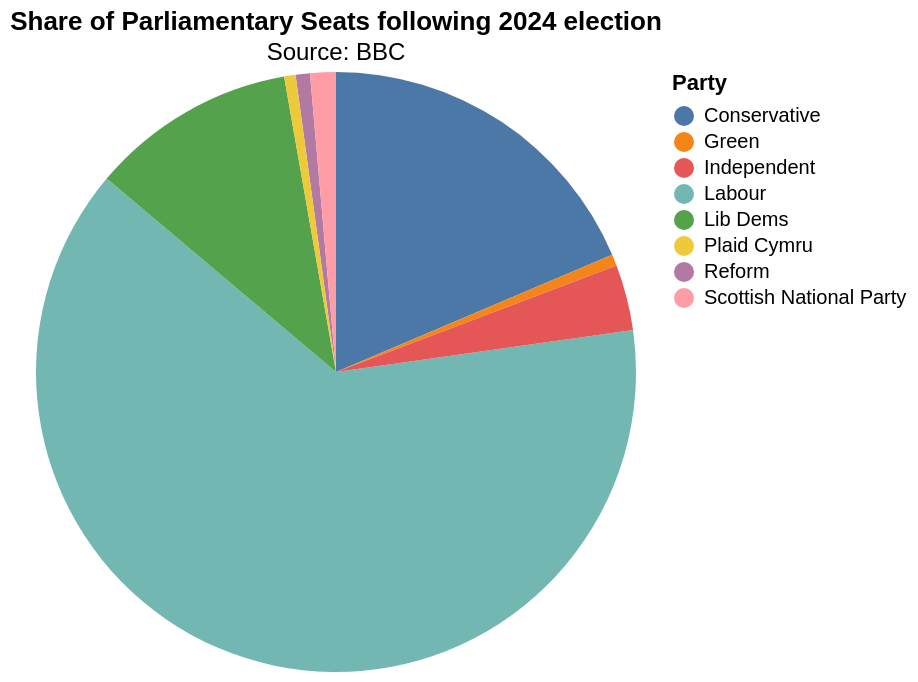

Describe this chart as a Vega-Lite specification.
### Vega-Lite specification from a JSON file in a GitHub repository (floating-point values rounded to 4 significant figures)
{"$schema": "https://vega.github.io/schema/vega-lite/v5.json", "description": "Pie Chart with percentage_tooltip", "data": {"values": [{"Party": "Labour", "value": 412}, {"Party": "Conservative", "value": 121}, {"Party": "Lib Dems", "value": 72}, {"Party": "Reform", "value": 5}, {"Party": "Scottish National Party", "value": 9}, {"Party": "Green", "value": 4}, {"Party": "Plaid Cymru", "value": 4}, {"Party": "Independent", "value": 23}]}, "title": {"text": "Share of Parliamentary Seats following 2024 election", "subtitle": "Source: BBC"}, "height": "container", "width": "container", "mark": {"type": "arc", "tooltip": true}, "encoding": {"theta": {"field": "value", "type": "quantitative", "stack": "normalize"}, "color": {"field": "Party", "type": "nominal"}}}
